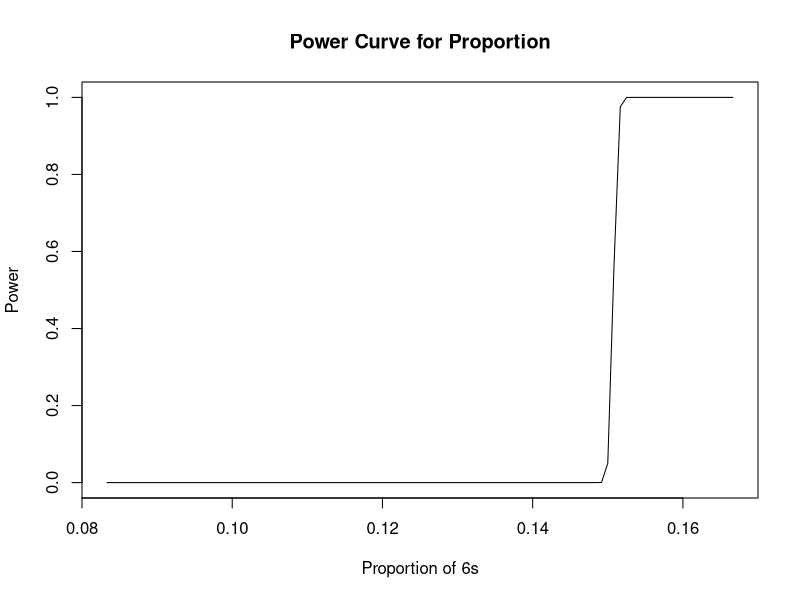
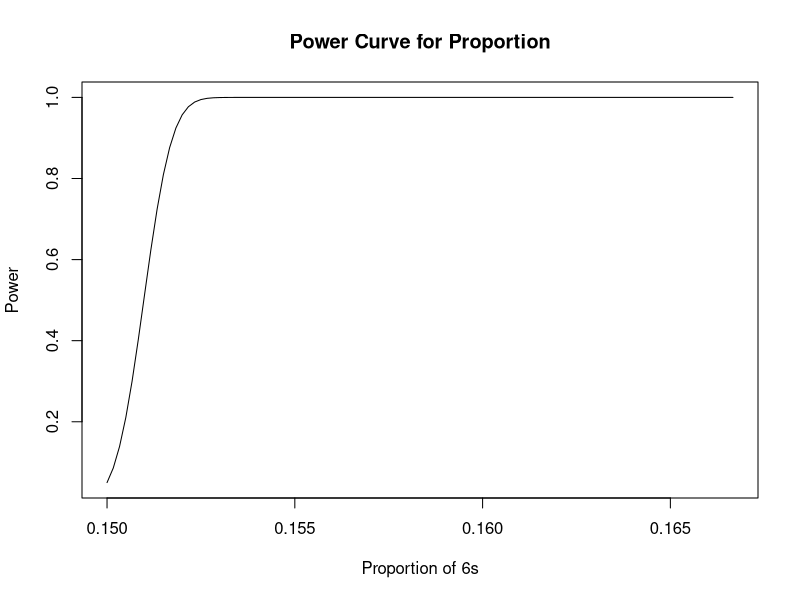
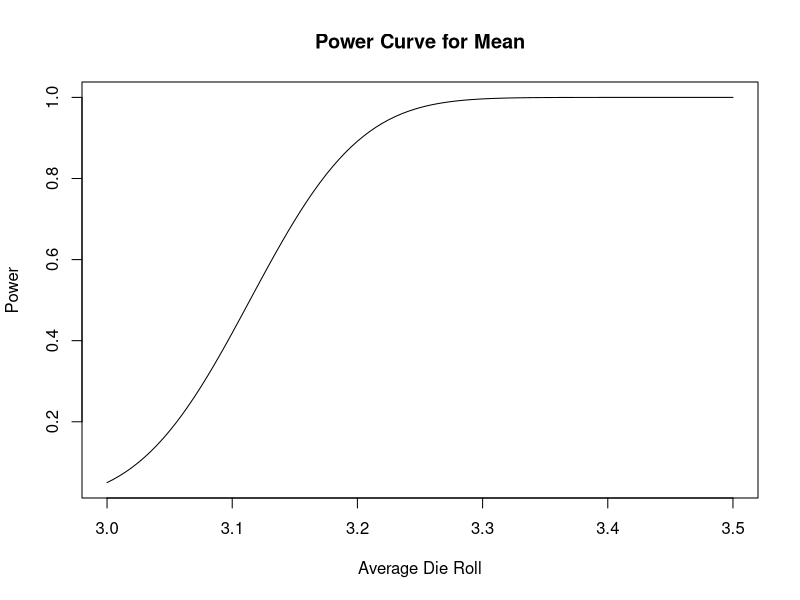

Here is the R script that generated these plots, in order:
#Power Analysis for a die dropping experiment

# Height dropped is 9.25 inches (the hight of our econometrics book). Dropped on wood panel floor.
test = c(3,5,5,5,3,3,5,1,3,3,2,2,6,3,4,2,1,2,5,6,1,1,4,1,1,2,5,5,4,6,6,2,2,4,2,6,1,2,1,5,3,2,6,5,6,1,6,2,1,1,2,5,5,2,6,2,4,4,1,2,1,2,2,4,6,4,1,2,5,6,6,3,5,5,2,5,2,5,3,2,6,4,6,3,6,4,6,1,5,2,5,2,2,5,4,1,5,3,3,6,1,4,5,5,2,5,5,2,1,3,1,6,5,1,2,5,2,1,4,4,4,1,4,5,5,6,6,2,5,2,1,2,5,5,4,1,5,4,2,2,3,5,2,3,4,4,3,2,1,1,1,4,2,4,1,5,3,2,5,4,5,2,1,5,5,2,5,2,1,1,5,5,3,5,2,6,6,4,3,5,4,1,3,1,1,2,6,3,1,4,2,4,1,5,6,3,6,3,6,3,4,3,4,3,4,1,3,2,2,5,6,6,2,5,4,3,5,3,4,4,4,3,4,2,5,5,2,4,2,3,6,5,5,1,3,6,6,2,1,1,3,3,3,6,6,3,3,3,6,6,1,5,6,5,4,1,4,3,2,3,5,3,6,2,4,4,3,1,3,5,4,1,6,5,6,1,3,3,1,1,6,5,2,5,3,1,1,2,1,1,5,6,1,6,6,3,3,2,5,3,3,3,4,4,3,5,6,5,1,2,1,1,1,1,4,4,1,4,6,6,2,2,3,6,3,3,4,2,4,4,6,4,6,2,1,2,3,1,4,3,3,3,5,1,4,3,2,3,4,3,6,6,2,5,5,1,4,4,6,3,6,5,5,2,5,4,2,6,4,6,1,1,5,4,6,4,6,3,2,3,5,6,6,5,4,6,1,6,6,1,2,2,1,5,2,4,4,1,4,5,2,4,1,4,1,6,3,1,4,1,5,1,1,3,1,2,3,6,3,3,2,1,2,5,6,4,5,6,3,1,2,6,2,5,3,1,2,4,3,3,6,6,2,4,6,2,3,1,6,5,5,3,3,1,5,6,2,5,3,2,5,3,1,2,2,4,2,3,4,1,4,5,4,4,3,6,3,2,2,6,6,3,6,4,6,1,4,5,5,3,6,1,5,4,1,1,3,4,6,2,3,1,1,3,5,3,4,4,4,2,4,4,4,6,2,1,3,1,5,1,5,4,3,5,6,1,2,3,5,2,1,6,2,5,3,3,4,3,3,4,5,1,2,5,4,4,6,6,2,3,6,5,4,2,5,2,4,1,5,1,3,2,6,1,5,4,3,2,6,5,2,2,6,4,1,3,6,4,4,4,4,5,2,6,5,1,1,6,1,4,3,3,1,5,1,5,6,4,3,6)
length(test)
ftable(test)
dif=mean(test)-3.5
delta=3-3.5
#n needed for power=.8 for found effect size
power1 = power.t.test(delta=dif,sd=sd(test),power=.8,sig.level=.05,
               type="two.sample",alternative="two.sided")  
#n needed for power=.8 for effect size of .5
power2 = power.t.test(delta=delta,sd=sd(test),power=.8,sig.level=.05,
             type="two.sample",alternative="two.sided")

t1 = t.test(x=test,y=NULL,alternative="two.sided",mu=3,conf.level=.95)
t2 = t.test(x=test,y=NULL,alternative="great",mu=3,conf.level=.95)
t3 = t.test(x=test,y=NULL,alternative='less',mu=3.5,conf.level=.95)

install.packages("pwr")
library(pwr)

prop6 = 93/600
h = ES.h(1/12,1/6)
h2 = ES.h(.15,1/6)

#n needed for power=.8 for effect size of halving 1/6
power3 = pwr.p.test(h=h,sig.level=.05,power=.8,alternative="two.sided")
#n needed for power=.8 for found effect size 
power4 = pwr.p.test(h=prop6-(1/6),sig.level=.05,power=.8,alternative="two.sided")
#n needed for power=.8 for effect size of decreasing 1/6 by 10%
power5 = pwr.p.test(h=h2,sig.level=.05,power=.8,alternative="two.sided")
#power of n=600 and for effect size of decreasing 1/6 by 50%
power6 = pwr.p.test(h=(1/12)-(1/6),sig.level=.05,n=600,alternative="two.sided")
#power of n=600 and for effect size of decreasing 1/6 by 10%
power7 = pwr.p.test(h=h2,sig.level=.05,n=600,alternative="two.sided")

prop.test(x=93,n=600,p=1/12,alternative="two.sided",conf.level=.95)
prop.test(x=93,n=600,p=1/12,alternative="great",conf.level=.95)
prop.test(x=93,n=600,p=1/6,alternative="less",conf.level=.95)
prop.test(x=93,n=600,p=.15,alternative="great",conf.level=.95)

sigma=sqrt(((1/12)*(11/12))/600)
#power curve for proportion of 6s
curve(pnorm(((sqrt(600)*(x-.15))/sigma)-qnorm(1-.05)),
      from=1/12,
      to=1/6,
      main="Power Curve for Proportion",
      xlab="Proportion of 6s",
      ylab="Power")

sigma1=sqrt((.15*.85)/600)
#power curve for proportion of 6s
curve(pnorm(((sqrt(600)*(x-.15))/sigma1)-qnorm(1-.05)),
      from=.15,
      to=1/6,
      main="Power Curve for Proportion",
      xlab="Proportion of 6s",
      ylab="Power")

#power curve for mean die roll
curve(pnorm(((sqrt(600)*(x-3))/sd(test))-qnorm(1-.05)),
      from=3,
      to=3.5,
      main="Power Curve for Mean",
      xlab="Average Die Roll",
      ylab="Power")
